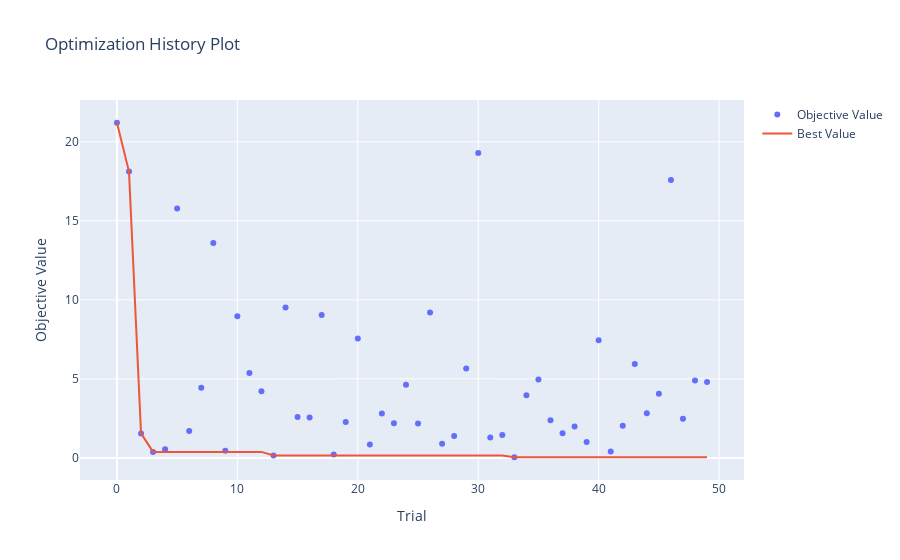

Source (notebook cell):
### Code cell
# 最適化履歴のプロット
plot_optimization_history(study)

### Figure 1 — Plotly figure (JSON) as saved in the notebook; plotly's stock layout.template omitted (floating-point values rounded to 4 significant figures)
{"data": [{"mode": "markers", "name": "Objective Value", "type": "scatter", "x": [0, 1, 2, 3, 4, 5, 6, 7, 8, 9, 10, 11, 12, 13, 14, 15, 16, 17, 18, 19, 20, 21, 22, 23, 24, 25, 26, 27, 28, 29, 30, 31, 32, 33, 34, 35, 36, 37, 38, 39, 40, 41, 42, 43, 44, 45, 46, 47, 48, 49], "y": [21.21, 18.11, 1.551, 0.3786, 0.5427, 15.79, 1.702, 4.432, 13.59, 0.4572, 8.964, 5.376, 4.219, 0.1462, 9.508, 2.58, 2.549, 9.04, 0.2123, 2.265, 7.557, 0.8419, 2.814, 2.185, 4.624, 2.172, 9.202, 0.8869, 1.377, 5.649, 19.29, 1.29, 1.453, 0.04041, 3.959, 4.956, 2.389, 1.565, 1.98, 1.003, 7.439, 0.4118, 2.03, 5.945, 2.825, 4.064, 17.59, 2.473, 4.889, 4.796]}, {"mode": "lines", "name": "Best Value", "type": "scatter", "x": [0, 1, 2, 3, 4, 5, 6, 7, 8, 9, 10, 11, 12, 13, 14, 15, 16, 17, 18, 19, 20, 21, 22, 23, 24, 25, 26, 27, 28, 29, 30, 31, 32, 33, 34, 35, 36, 37, 38, 39, 40, 41, 42, 43, 44, 45, 46, 47, 48, 49], "y": [21.21, 18.11, 1.551, 0.3786, 0.3786, 0.3786, 0.3786, 0.3786, 0.3786, 0.3786, 0.3786, 0.3786, 0.3786, 0.1462, 0.1462, 0.1462, 0.1462, 0.1462, 0.1462, 0.1462, 0.1462, 0.1462, 0.1462, 0.1462, 0.1462, 0.1462, 0.1462, 0.1462, 0.1462, 0.1462, 0.1462, 0.1462, 0.1462, 0.04041, 0.04041, 0.04041, 0.04041, 0.04041, 0.04041, 0.04041, 0.04041, 0.04041, 0.04041, 0.04041, 0.04041, 0.04041, 0.04041, 0.04041, 0.04041, 0.04041]}, {"marker": {"color": "#cccccc"}, "mode": "markers", "name": "Infeasible Trial", "showlegend": false, "type": "scatter", "x": [], "y": []}], "layout": {"autosize": true, "title": {"text": "Optimization History Plot"}, "xaxis": {"autorange": true, "range": [-3.07, 52.07], "title": {"text": "Trial"}, "type": "linear"}, "yaxis": {"autorange": true, "range": [-1.706, 22.95], "title": {"text": "Objective Value"}, "type": "linear"}}}
